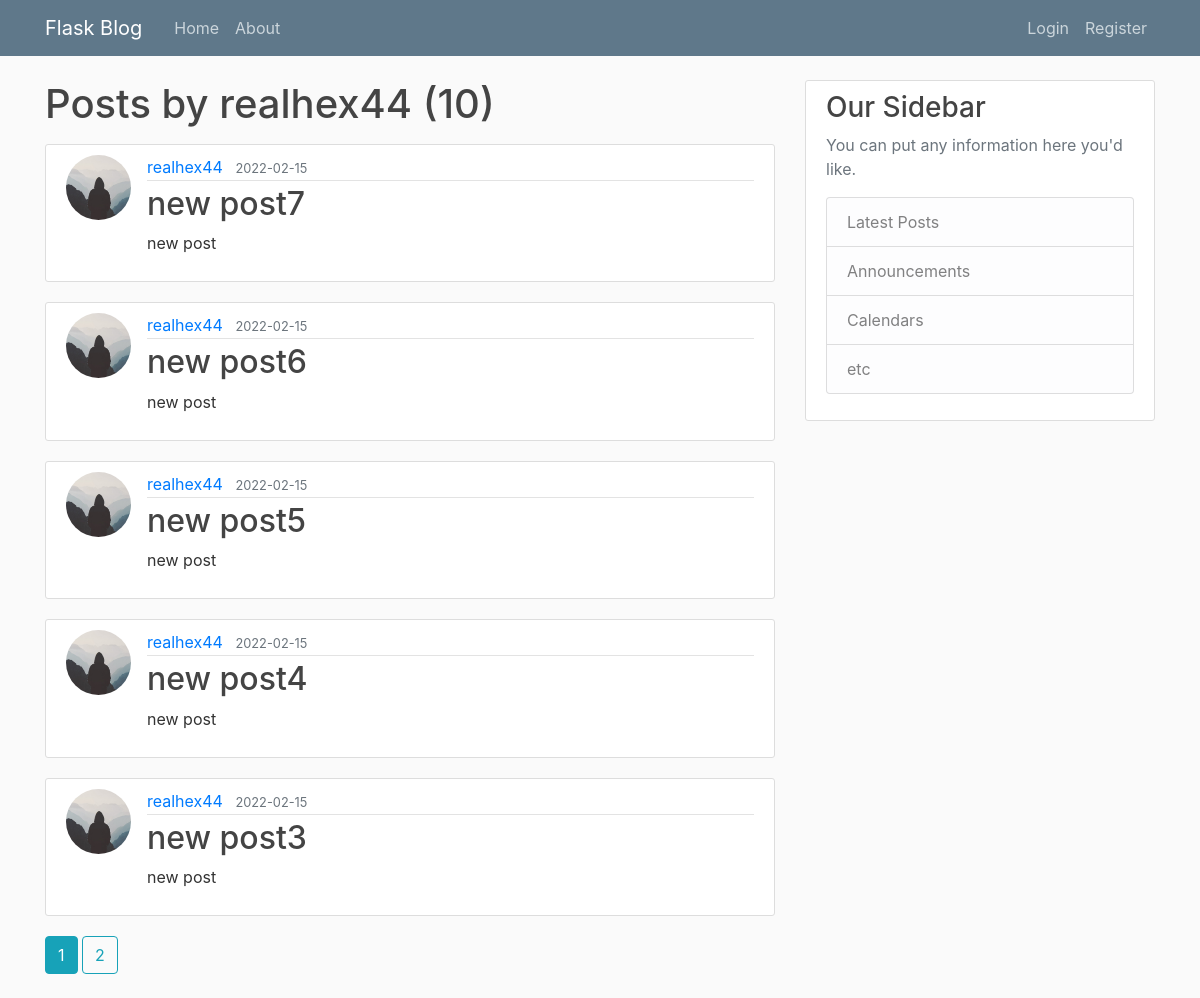
The page /user/realhex44 on the database as committed earlier.
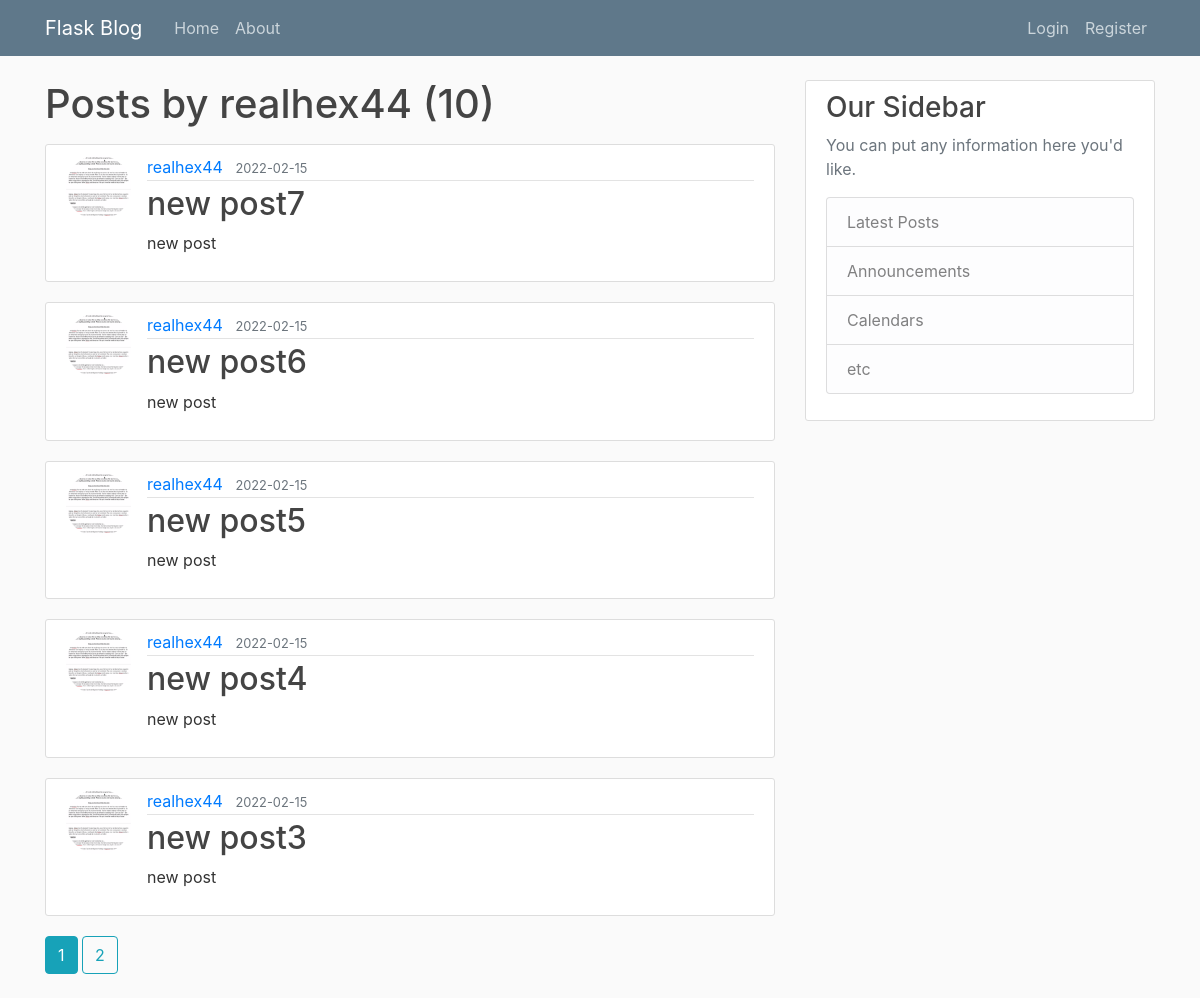
The same page on the database as committed later.
### flaskblog/models.py (models this page shows, shortened)
class User(db.Model, UserMixin):
    id = db.Column(db.Integer, primary_key=True)
    username = db.Column(db.String(20), unique=True, nullable=False)
    email = db.Column(db.String(120), unique=True, nullable=False)
    image_file = db.Column(db.String(20), nullable=False, default='default.jpg')
    password = db.Column(db.String(60), nullable=False)
    posts = db.relationship('Post', backref="author", lazy=True)

class Post(db.Model):
    id = db.Column(db.Integer, primary_key=True)
    title = db.Column(db.String(100), nullable=False)
    date_posted = db.Column(db.DateTime, nullable=False, default=datetime.utcnow)
    content = db.Column(db.Text, nullable=False)
    user_id = db.Column(db.Integer, db.ForeignKey('user.id'), nullable=False)

### flaskblog/routes.py (the view)
@app.route("/user/<string:username>")
def user_posts(username):
    page = request.args.get("page", 1, type=int)
    user = User.query.filter_by(username=username).first_or_404()
    posts = Post.query.filter_by(author=user)\
        .order_by(Post.date_posted.desc())\
        .paginate(per_page=5, page=page)
    return render_template("user_posts.html", posts=posts, user=user,emojis=emojis)

### flaskblog/templates/user_posts.html
{% extends "layout.html" %}
{% block content %}
    <h1 class="mb-3">Posts by {{ user.username }} ({{ posts.total }})</h1>
    {% for post in posts.items %}
    <article class="media content-section">
      <img src="{{ url_for('static', filename='profile_pics/' + post.author.image_file) }}" alt="pfp of author" class="rounded-circle article-img">
        <div class="media-body">
          <div class="article-metadata">
            <a class="mr-2" href="{{url_for('user_posts', username=post.author.username)}}">{{ post.author.username }}</a>
            <small class="text-muted">{{ post.date_posted.strftime("%Y-%m-%d") }}</small>
          </div>
          <h2><a class="article-title" href="{{ url_for('post', post_id=post.id) }}">{{ post.title }}</a></h2>
          <p class="article-content">{{ post.content }}</p>
        </div>
      </article>
    {% endfor %}
    {% for page_num in posts.iter_pages(left_edge=1,right_edge=1,left_current=1,right_current=2) %}
      {% if page_num %}
        {%if posts.page == page_num %}
          <a class="btn btn-info mb-4" href="{{ url_for('user_posts', username=user.username, page=page_num) }}">{{ page_num }}</a>
        {% else %}
          <a class="btn btn-outline-info mb-4" href="{{ url_for('user_posts',username=user.username, page=page_num) }}">{{ page_num }}</a>
        {% endif %}
      {% else %}
        ...
      {% endif %}
    {% endfor %}
{% endblock content %}

### flaskblog/templates/layout.html (shortened to what this page needs)
<!DOCTYPE html>
<html lang="en">
<head>
    <link rel="stylesheet" href="https://stackpath.bootstrapcdn.com/bootstrap/4.1.3/css/bootstrap.min.css">
    <link rel="stylesheet" type="text/css" href="{{ url_for('static', filename='main.css') }}">
</head>
<body>
    <header class="site-header">
        <nav class="navbar navbar-expand-md navbar-dark bg-steel fixed-top">
          <div class="container">
            <a class="navbar-brand mr-4" href="/">Flask Blog</a>
            <div class="collapse navbar-collapse" id="navbarToggle">
              <div class="navbar-nav mr-auto">
                <a class="nav-item nav-link" href="{{ url_for('hello_world') }}">Home</a>
                <a class="nav-item nav-link" href="{{ url_for('about') }}">About</a>
              </div>
              <div class="navbar-nav">
                {% if current_user.is_authenticated %}
                <a class="nav-item nav-link" href="{{ url_for('new_post') }}">new post</a>
                  <a class="nav-item nav-link" href="{{ url_for('account') }}">account</a>
                  <a class="nav-item nav-link" href="{{ url_for('logout') }}">Logout</a>
                {% else %}
                  <a class="nav-item nav-link" href="{{ url_for('login') }}">Login</a>
                  <a class="nav-item nav-link" href="{{ url_for('register') }}">Register</a>
                {% endif %}
              </div>
            </div>
          </div>
        </nav>
      </header>
      <main role="main" class="container">
        <div class="row">
          <div class="col-md-8">
            {% block content %}{% endblock %}
          </div>
          <div class="col-md-4">
            <div class="content-section">
              <h3>Our Sidebar</h3>
              <p class='text-muted'>You can put any information here you'd like.
                <ul class="list-group">
                  <li class="list-group-item list-group-item-light">Latest Posts</li>
                  <li class="list-group-item list-group-item-light">Announcements</li>
                  <li class="list-group-item list-group-item-light">Calendars</li>
                  <li class="list-group-item list-group-item-light">etc</li>
                </ul>
              </p>
            </div>
          </div>
        </div>
      </main>
</body>
  </body>
</html>
</html>

### flaskblog/static/main.css (style rules this page uses)
body { background: #fafafa; color: #333333; margin-top: 5rem; }
h1, h2, h3, h4, h5, h6 { color: #444444; }
.bg-steel { background-color: #5f788a; }
.site-header .navbar-nav .nav-link { color: #cbd5db; }
.content-section { background: #ffffff; padding: 10px 20px; border: 1px solid #dddddd; border-radius: 3px; margin-bottom: 20px; }
.article-title { color: #444444; }
.article-content { white-space: pre-line; }
.article-img { height: 65px; width: 65px; margin-right: 16px; }
.article-metadata { padding-bottom: 1px; margin-bottom: 4px; border-bottom: 1px solid #e3e3e3 }

Rows that differ between the two databases and show on the page:
changed through a linked row, Post "new post7": image_file: picture added in place of a placeholder
changed through a linked row, Post "new post6": image_file: picture added in place of a placeholder
changed through a linked row, Post "new post5": image_file: picture added in place of a placeholder
changed through a linked row, Post "new post4": image_file: picture added in place of a placeholder
changed through a linked row, Post "new post3": image_file: picture added in place of a placeholder
